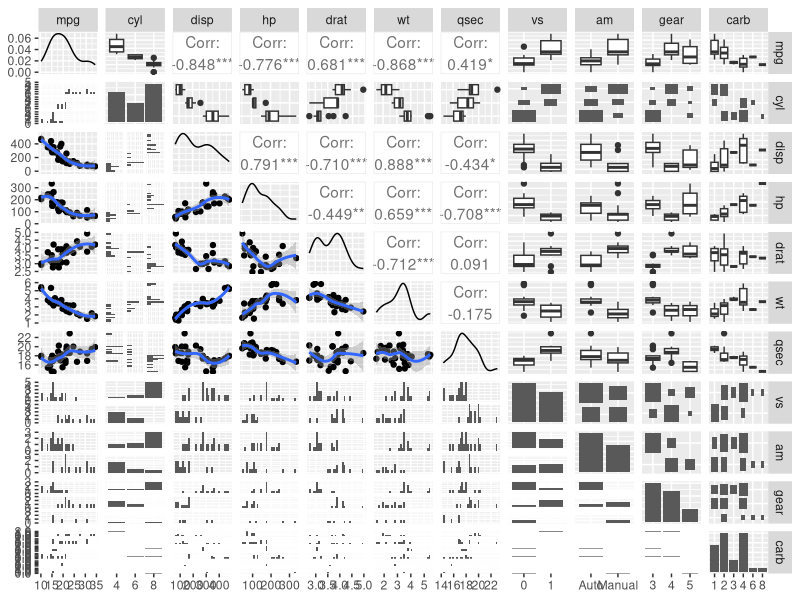

R code for this plot:
## ---- chunk 1
require(knitr)
opts_chunk$set(echo=TRUE, results="asis", warning=FALSE, message=FALSE)
## ---- chunk 2
data(mtcars)

mtcars$cyl <- as.factor(mtcars$cyl)
mtcars$vs <- as.factor(mtcars$vs)
mtcars$gear <- as.factor(mtcars$gear)
mtcars$carb <- as.factor(mtcars$carb)
mtcars$am <- factor(mtcars$am,labels=c('Auto','Manual'))

## ---- chunk 3
summary(mtcars)

## ---- chunk 4
fit<-lm(mpg~. , data=mtcars)
summary(fit)

summary(fit)$coef

## ---- chunk 5
fit.am.lm <- lm(mpg ~ am, data=mtcars)
summary(fit.am.lm)$coef

## ---- chunk 6
require(GGally)
require(ggplot2)
#g = ggpairs(mtcars, lower=list(continuous="smooth"),params=c(method="loess"))
#http://stackoverflow.com/questions/35085261/how-to-use-loess-method-in-ggallyggpairs-using-wrap-function
# Function to return points and geom_smooth
# allow for the method to be changed
my_fn <- function(data, mapping, method="loess", ...){
  p <- ggplot(data = data, mapping = mapping) +
    geom_point() +
    geom_smooth(method=method, ...)
  p
}

g = ggpairs(mtcars, lower=list(continuous=my_fn))

print(g)
## ---- chunk 7
# seriously, that would be cool here
